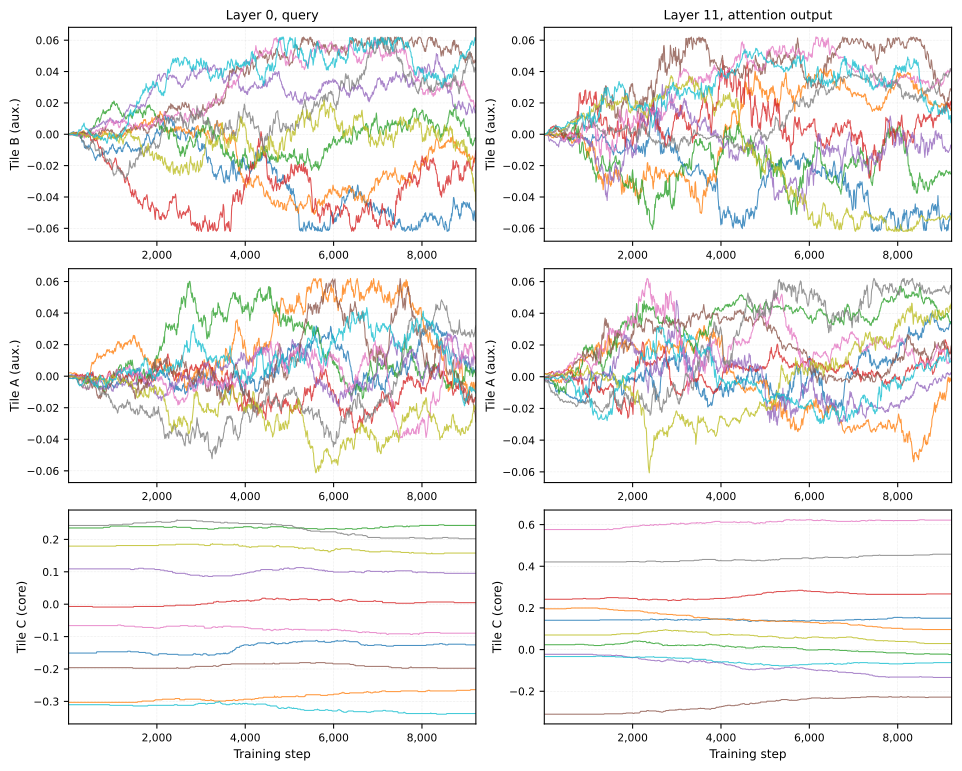

The script that saved this image:
"""Figure S6: A, B, C tile individual cell weight dynamics (10 cells each).

From T267 diagnostic (constantstepideal, abml=10, rank=32).
First tile = Layer 0, query. Last tile = Layer 11, attention output.
NOTE: code A = paper B, code B = paper A.
"""
import json
import numpy as np
import matplotlib
matplotlib.use('Agg')
import matplotlib.pyplot as plt

DIAG_PATH = '/root/LRTT/examples/bert/results/BERT_SQUAD_LRTT_FINE/squad_diagnostic_log_te2_r32_onehot.json'
with open(DIAG_PATH) as f:
    d = json.load(f)

plt.rcParams.update({
    'font.size': 8, 'axes.labelsize': 9,
    'xtick.labelsize': 8, 'ytick.labelsize': 8,
    'axes.linewidth': 0.8,
})

tile_configs = [
    ('first_tile', 'Layer 0, query'),
    ('last_tile', 'Layer 11, attention output'),
]

# code A = paper B, code B = paper A
cell_configs = [
    ('A_cells', 'Tile B (aux.)'),
    ('B_cells', 'Tile A (aux.)'),
    ('C_cells', 'Tile C (core)'),
]

fig, axes = plt.subplots(3, 2, figsize=(10, 8))

colors = plt.cm.tab10(np.linspace(0, 1, 10))

for col, (tile_key, tile_label) in enumerate(tile_configs):
    steps_data = d[tile_key]['steps']
    all_steps = [s['step'] for s in steps_data]
    stride = max(1, len(all_steps) // 1000)

    for row, (cell_key, cell_label) in enumerate(cell_configs):
        ax = axes[row, col]
        cells = np.array([s[cell_key] for s in steps_data])

        for i in range(cells.shape[1]):
            ax.plot(all_steps[::stride], cells[::stride, i],
                    color=colors[i], linewidth=0.8, alpha=0.8)

        ax.set_ylabel(cell_label)
        if row == 0:
            ax.set_title(tile_label)
        if row == 2:
            ax.set_xlabel('Training step')
        ax.set_xlim(all_steps[0], all_steps[-1])
        ax.grid(True, linestyle=':', linewidth=0.4, alpha=0.5)
        ax.xaxis.set_major_formatter(plt.FuncFormatter(lambda x, _: f'{int(x):,}'))


fig.tight_layout(pad=0.8)

OUT = '/root/LRTT/examples/bert/results/plots/figS6_abc_weight_dynamics.png'
fig.savefig(OUT, dpi=300, bbox_inches='tight')
fig.savefig(OUT.replace('.png', '.svg'), bbox_inches='tight')
print(f'Saved: {OUT}')
